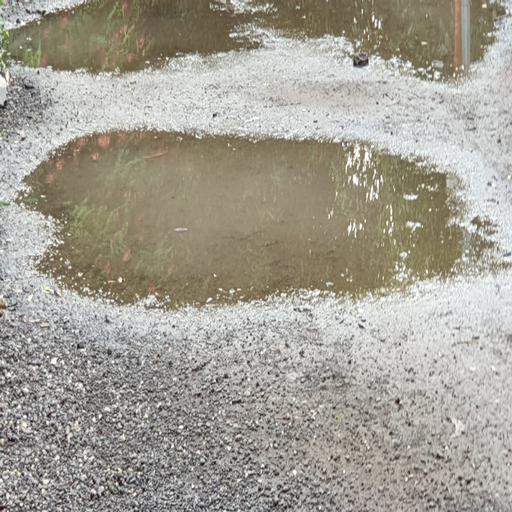
#> input picture Project/Image 9.jpg, 512 x 512 px
$ jupyter execute --allow-errors 'Unpaved road detection based on spatial fuzzy clustering algorithm 1.ipynb'
#> lines starting #> are read from the running program, lines starting #| are printed output that depends on the picture
[cell 1]
#Import the required packages
import numpy as np
import cv2 as cv
import matplotlib.pyplot as plt

Convert the image to a floating-point format
img = np.float32(img)

 Perform spatial fuzzy clustering
k = 2
m = 2
eps = 0.001

Initialize the membership matrix
membership = np.zeros((img.shape[0], img.shape[1], k))

Initialize the cluster centers randomly
centers = np.random.rand(k, 2)

    Performs spatial fuzzy clustering on an input image using the given parameters.
    img: the input image (must be grayscale)
    k: the number of clusters
    m: the fuzziness parameter (must be greater than 1)
    eps: the stopping criterion (must be greater than 0)
    returns: the fuzzy membership matrix for each pixel and the cluster centers

[cell 2]
def spatial_fuzzy_clustering(img, k, m, eps):
    # Convert the image to a floating-point format
    img = np.float32(img)

    # Initialize the membership matrix
    membership = np.zeros((img.shape[0], img.shape[1], k))

    # Initialize the cluster centers randomly
    centers = np.random.rand(k, 2)

    # Loop until convergence
    while True:
        # Compute the distances between each pixel and each cluster center
        dist = np.zeros((img.shape[0], img.shape[1], k))
        for i in range(k):
            dist[:, :, i] = np.sqrt((img - centers[i, 0])**2 + (np.indices(img.shape)[0] - centers[i, 1])**2)

        # Compute the new membership matrix
        new_membership = 1 / np.sum((dist / eps)**(2/(m-1)), axis=2)
        new_membership = new_membership / np.sum(new_membership, axis=2)[:,:,np.newaxis]

        # Compute the new cluster centers
        new_centers = np.zeros((k, 2))
        for i in range(k):
            new_centers[i, 0] = np.sum(new_membership[:, :, i] * img) / np.sum(new_membership[:, :, i])
            new_centers[i, 1] = np.sum(new_membership[:, :, i] * np.indices(img.shape)[0]) / np.sum(new_membership[:, :, i])

        # Check for convergence
        if np.max(np.abs(new_membership - membership)) < eps:
            break

        membership = new_membership
        centers = new_centers

    return membership, centers

[cell 3]
img1=cv.imread("Image 9.jpg",cv.IMREAD_GRAYSCALE)
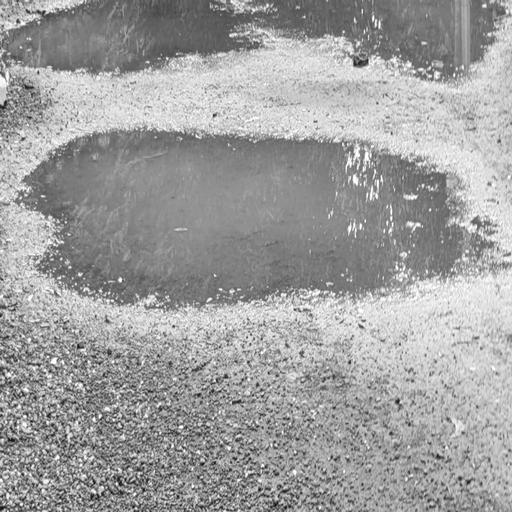
#> img1: shape (512, 512); min 3, max 255, mean 159

[cell 4]
plt.imshow(img1)

[cell 5]
# Load the input image
#img = cv2.imread('input_image.png', cv2.IMREAD_GRAYSCALE)
# Perform spatial fuzzy clustering
k = 2
m = 2
eps = 0.001
#> (the rest of this cell did not finish here and is left out)

#> after the loop in spatial_fuzzy_clustering, `while True:`:
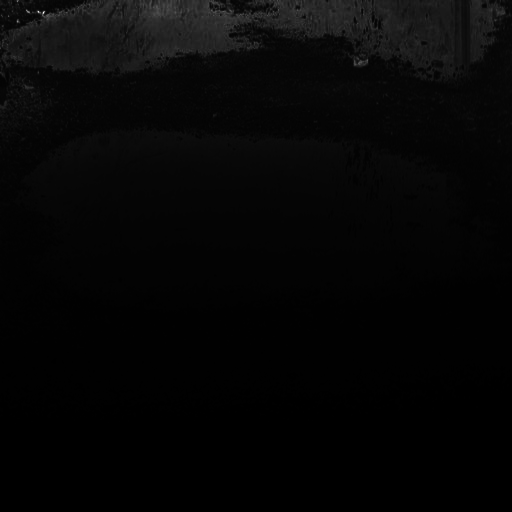
#> new_membership: shape (512, 512) float64; min 1.56e-12, max 3.11e-10, mean 9.37e-12; drawn with min black and max white

$ run again, with Project/Image 1.jpg copied over Project/Image 9.jpg
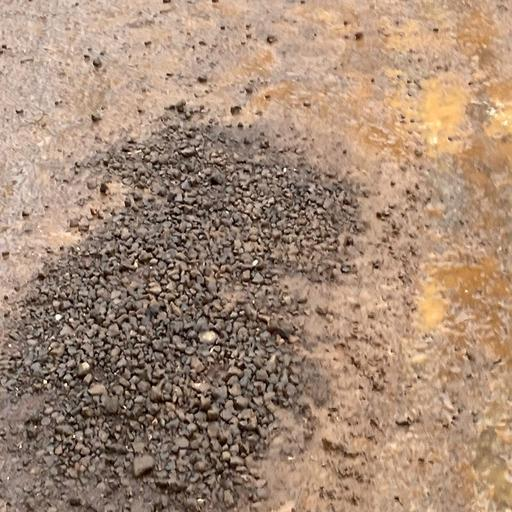
#> input picture Project/Image 1.jpg, 512 x 512 px
#> `img1=cv.imread("Image 9.jpg",cv.IMREAD_GRAYSCALE)`:
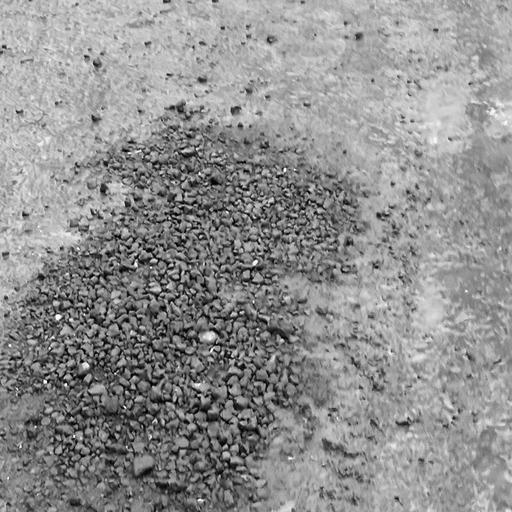
#> img1: shape (512, 512); min 0, max 255, mean 143.6
#> after the loop in spatial_fuzzy_clustering, `while True:`:
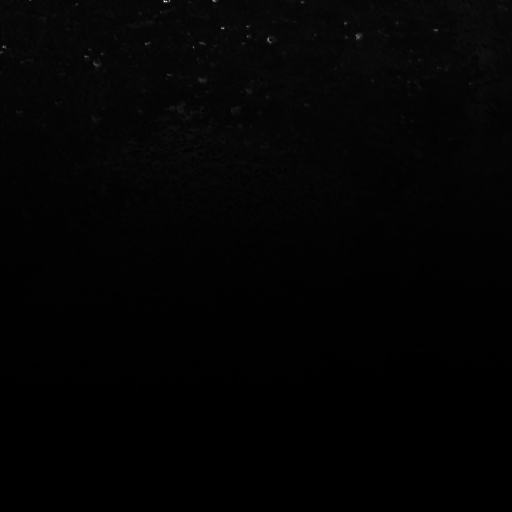
#> new_membership: shape (512, 512) float64; min 1.59e-12, max 4.22e-10, mean 7.56e-12; drawn with min black and max white

$ run again, with Project/Image 10.jpg copied over Project/Image 9.jpg
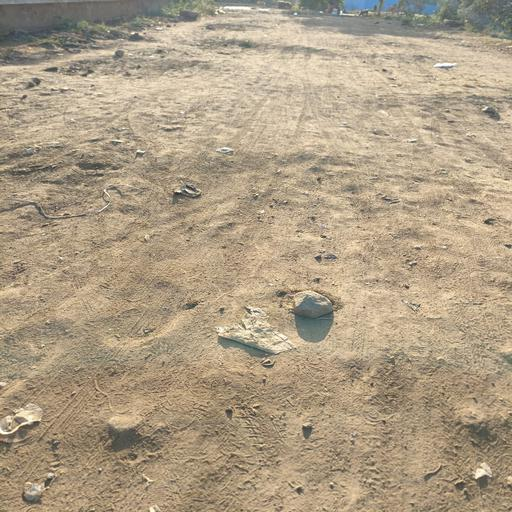
#> input picture Project/Image 10.jpg, 512 x 512 px
#> `img1=cv.imread("Image 9.jpg",cv.IMREAD_GRAYSCALE)`:
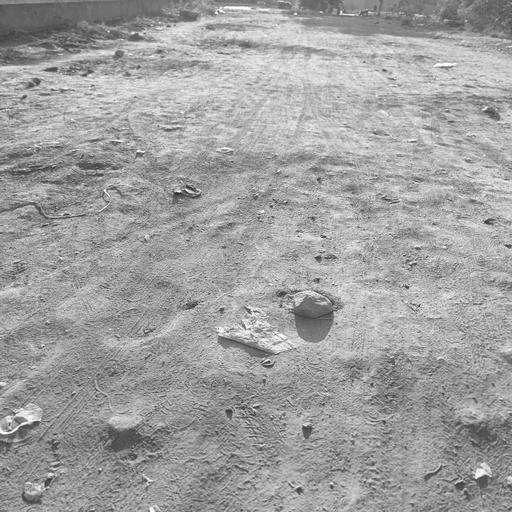
#> img1: shape (512, 512); min 40, max 255, mean 160.5
#> after the loop in spatial_fuzzy_clustering, `while True:`:
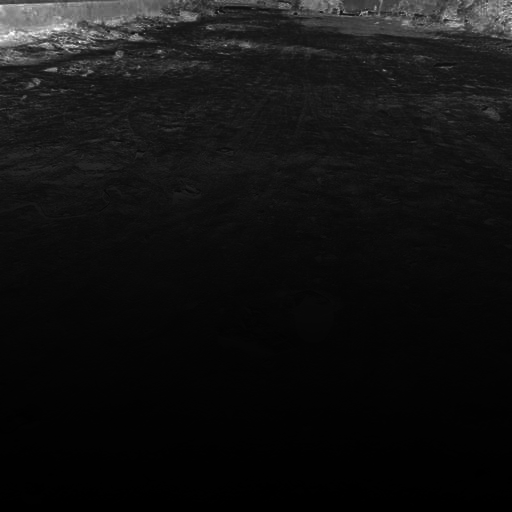
#> new_membership: shape (512, 512) float64; min 1.54e-12, max 9.38e-11, mean 8.38e-12; drawn with min black and max white

$ run again, with Project/Image 11.jpg copied over Project/Image 9.jpg
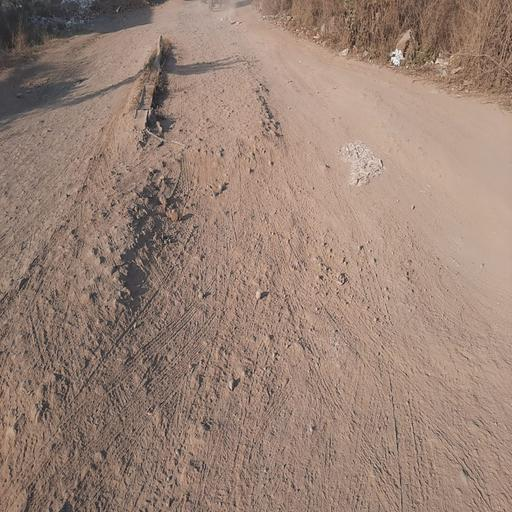
#> input picture Project/Image 11.jpg, 512 x 512 px
#> `img1=cv.imread("Image 9.jpg",cv.IMREAD_GRAYSCALE)`:
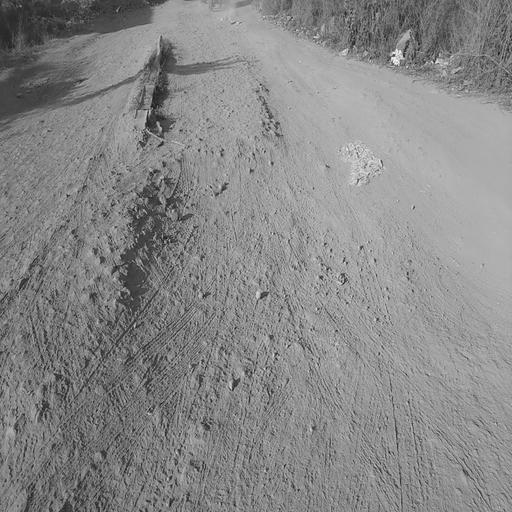
#> img1: shape (512, 512); min 11, max 254, mean 136.1
#> after the loop in spatial_fuzzy_clustering, `while True:`:
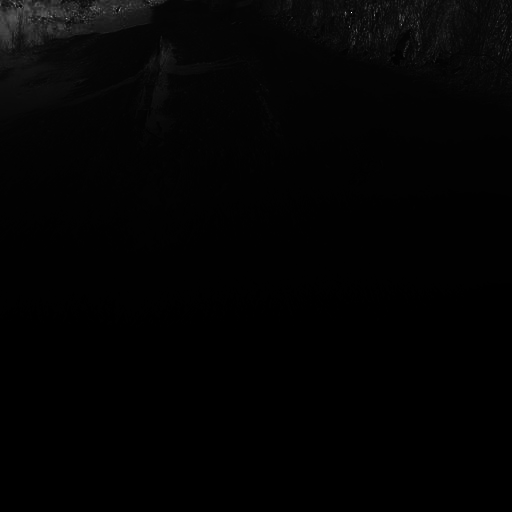
#> new_membership: shape (512, 512) float64; min 1.7e-12, max 7.37e-10, mean 1.22e-11; drawn with min black and max white
